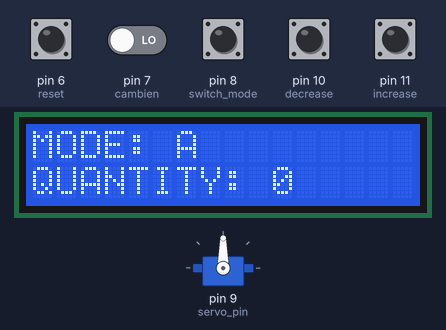
A sketch run on a simulated Arduino Uno, built with avr-gcc and run on an emulated ATmega328P. Shown: servo, 16×2 character LCD. Inputs (shaded band) come from the test bench; at power-on: pin 6 (reset), pin 8 (switch_mode), pin 10 (decrease), pin 11 (increase) HIGH, pin 7 (cambien) LOW.

Above: at 1.2 s.
1.3 s: pin 8 (switch_mode) pulled LOW for 1 s
At 3.1 s:
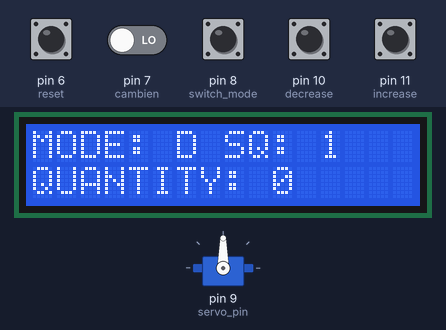
3.9 s: pin 6 (reset) pulled LOW for 0.15 s
At 6.3 s:
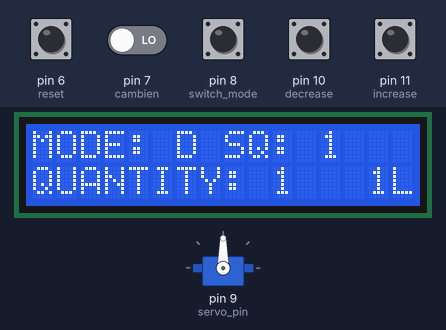
6.6 s: pin 11 (increase) pulled LOW for 0.15 s
At 7.2 s:
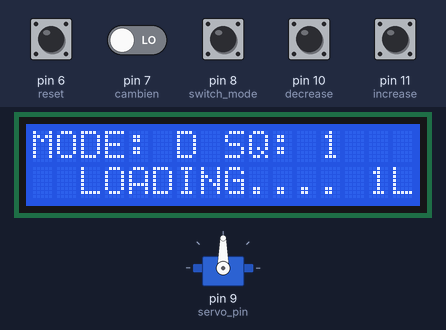
9.1 s: pin 8 (switch_mode) pulled LOW for 0.15 s
At 10.8 s:
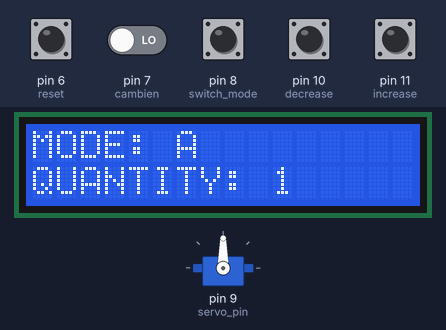
11.1 s: pin 6 (reset) pulled LOW for 1 s
At 11.9 s:
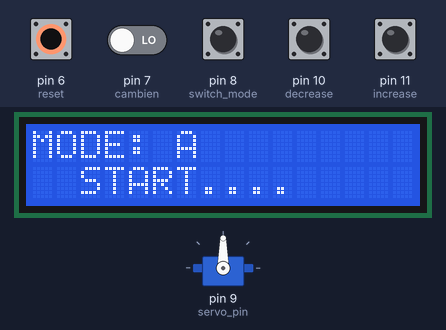
13.6 s: pin 11 (increase) pulled LOW for 1 s
At 14.7 s:
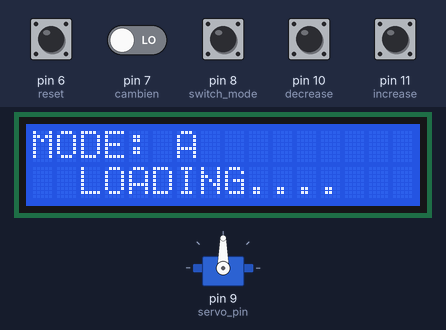
Timing chart, 0 to 16.6 s (numbered marks = the images above; inputs shaded):
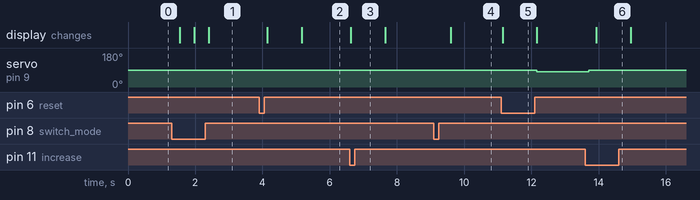

The sketch:

BangChuyen.ino
```cpp
  #include <LiquidCrystal_I2C.h>
  #include <Wire.h>
  #include <Servo.h>
  LiquidCrystal_I2C lcd(0x27,16,2); //LCD 16x02, địa chỉ I2C là 0X27

  int cambien = 7; //Chân cảm biến nối chân số 7 Arduino
  int reset = 6;        //A
  int switch_mode = 8;  //B
  int increase = 11;     //C
  int decrease = 10;     //D
  int servo_pin = 9;     //servo

  int gtmacdinh = 1;
  int giatri;
  int count = 0;
  int greset;
  int gmode;
  int gdec;
  int ginc;

  char mode = 'A';
  int start = 0;

  int speed_mode = 0;

  int SQ = 1; //specified quantity
  int time_modeE = 0;

  int return_set_mode = 0;
  int list[4];
  int t = 0;
  int ST; //specified time
  int i = 0;
  int NL = 0; //number of loops

  Servo servo; //assigns PWM pin to the servo object
  int speed_servo = 80;

  void setup()
  {
    Serial.begin(9600);

    pinMode(reset, INPUT_PULLUP);
    pinMode(switch_mode, INPUT_PULLUP);
    pinMode(decrease, INPUT_PULLUP);
    pinMode(increase, INPUT_PULLUP);

    pinMode(cambien, INPUT);
    servo.attach(servo_pin);

    lcd.init(); //Khởi động LCD
    lcd.backlight(); //Bật đèn nền
  }

  void loop()
  {
    ReceiveFullData(&greset, &gmode, &gdec, &ginc);
    //============================Set mode==============================
LoopMode:
    lcd.clear();
    lcd.setCursor(0,0);
    lcd.print("MODE: ");
    servo.write(90);

    switch(mode){
      case 'A':
        lcd.print("A");
        while (mode != 'B' && greset){
          greset = digitalRead(reset);
          gmode = digitalRead(switch_mode);

          lcd.setCursor(0,1);
          lcd.print("QUANTITY: ");
          lcd.print(count);

          if (!gmode) mode = 'B';

          if (!greset) start = 1;
        }
        break;
      case 'B':
        lcd.print("B");
        while (mode != 'C' && greset){
          ReceiveFullData(&greset, &gmode, &gdec, &ginc);

          lcd.setCursor(0,1); //Cột 0, hàng 1
          lcd.print("QUANTITY: ");
          lcd.setCursor(10,1);
          lcd.print("      ");
          lcd.setCursor(10,1);
          lcd.print(count);

          if (!gmode) mode = 'C';

          if (!greset) start = 1;

          if (!gdec){if (count > 0) count--;}

          if (!ginc) count++;
          delay(200);
        }
        break;
      case 'C':
        lcd.print("C");
        while (mode != 'D' && greset){
          ReceiveFullData(&greset, &gmode, &gdec, &ginc);

          lcd.setCursor(8,0);
          lcd.print("SPEED: "); // 5 25 45 85
          lcd.print(speed_mode);
          lcd.setCursor(0,1); //Cột 0, hàng 1
          lcd.print("QUANTITY: ");
          lcd.print(count);

          if (!gmode) mode = 'D';

          if (!greset) {start = 1;}

          if (!gdec){if (speed_mode > 0) speed_mode--;}

          if (!ginc){if (speed_mode < 3) speed_mode++;}

          if (speed_mode == 0)      speed_servo = 80;
          else if (speed_mode == 1) speed_servo = 55;
          else if (speed_mode == 2) speed_servo = 30;
          else                      speed_servo = 5;

          delay(200);
        }
        break;
      default:
        lcd.print("D");
        while (mode != 'A' && greset){
          ReceiveFullData(&greset, &gmode, &gdec, &ginc);

          lcd.setCursor(8,0);
          lcd.print("SQ: ");
          lcd.print(SQ);
          lcd.setCursor(0,1); //Cột 0, hàng 1
          lcd.print("QUANTITY: ");
          lcd.print(count);

          if (!gmode) mode = 'A';

          if (!greset) {start = 1; count = 0;}

          if (!gdec){if (SQ > 1) SQ--;}

          if (!ginc) SQ++;
          delay(200);
        }
    }

    //============================Run==============================
    if (start){
      Start_display();
      lcd.setCursor(10,1);
      lcd.print("      ");
      servo.write(speed_servo);
LoopRS:
      while(1){
        ReceiveFullData(&greset, &gmode, &gdec, &ginc);
        giatri = digitalRead(cambien);

        if (!ginc){
          servo.write(90);
          while (gdec){
            delay(200);
            gdec = digitalRead(decrease);
            ginc = digitalRead(increase);

            if (!ginc){
              start = 0;
              Load_display();
              goto LoopMode;
              break;
            }
          }
          servo.write(speed_servo);
        }

        if (!greset){
          count = 0;
          Reset_display();
          lcd.setCursor(0,0);
          lcd.print("MODE: ");
          lcd.print(mode);
          lcd.setCursor(8,0);
          if (mode == 'C'){
            lcd.print("SPEED: ");
            lcd.print(speed_mode);
            }
          if (mode == 'D'){
            lcd.print("SQ: ");
            lcd.print(SQ);
          }
          goto LoopRS;
        }

        //--------------mode A, B, C---------------
        if (giatri != gtmacdinh){ //gia trị đọc từ cảm biến khác giá trị mặc định
              if (giatri == 0){ //Nếu giá trị = 0
                count++; //Biến đếm cộng 1
              }
              gtmacdinh = giatri; //giá trị mặc định = giá trị
            }
        lcd.setCursor(0,1); //Cột 0, hàng 1
        lcd.print("QUANTITY: ");
        lcd.print(count);

        //--------------mode D---------------
        if (mode == 'D'){
          if (count == SQ){
            NL++;
            servo.write(90);
            while (gdec){
              gdec = digitalRead(decrease);
              ginc = digitalRead(increase);

              if (NL > 9){
                lcd.setCursor(0,1);
                lcd.print("Can't add loop  ");
                while(ginc) {ginc = digitalRead(increase);}
                start = 0;
                NL = 0;
                start = 0;
                Load_display();
                goto LoopMode;
              }
              else{
                lcd.setCursor(14,1);
                lcd.print(NL);
                lcd.print("L");
              }

              if (!ginc){
                start = 0;
                NL = 0;
                start = 0;
                Load_display();
                goto LoopMode;
              }
            }
            servo.write(speed_servo);
            count = 0;
          }
        }

        delay(100);
      }
    }
    delay(200);
  }

  void ReceiveFullData(int *greset, int *gmode, int *gdec, int *ginc){
    *greset = digitalRead(reset);
    *gmode = digitalRead(switch_mode);
    *gdec = digitalRead(decrease);
    *ginc = digitalRead(increase);
  }

  void Reset_display(){
    lcd.setCursor(0,1);
    lcd.print("              ");
    lcd.setCursor(2,1);
    lcd.print("RESET....");
    delay (1000);
  }

  void Start_display(){
    lcd.setCursor(0,1);
    lcd.print("              ");
    lcd.setCursor(2,1);
    lcd.print("START....");
    delay (1000);
  }

  void Load_display(){
    lcd.setCursor(0,1);
    lcd.print("              ");
    lcd.setCursor(2,1);
    lcd.print("LOADING....");
    delay (1000);
  }
```

Measured:
- after the input at 1.3 s, the display: first changes after 0.25 s (image 1 shows a later state)
- after the input at 3.9 s, the display: first changes after 0.24 s (image 2 shows a later state)
- after the input at 6.6 s, the display: changes at once (image 3)
- after the input at 9.1 s, the display: changes after 0.50 s (image 4)
- after the input at 11.1 s, servo on pin 9 (servo_pin): 90° → 80° after 1.1 s; the display: changes at once (image 5)
- after the input at 13.6 s, servo on pin 9 (servo_pin): 80° → 90° after 0.10 s; the display: changes after 0.33 s (image 6)
